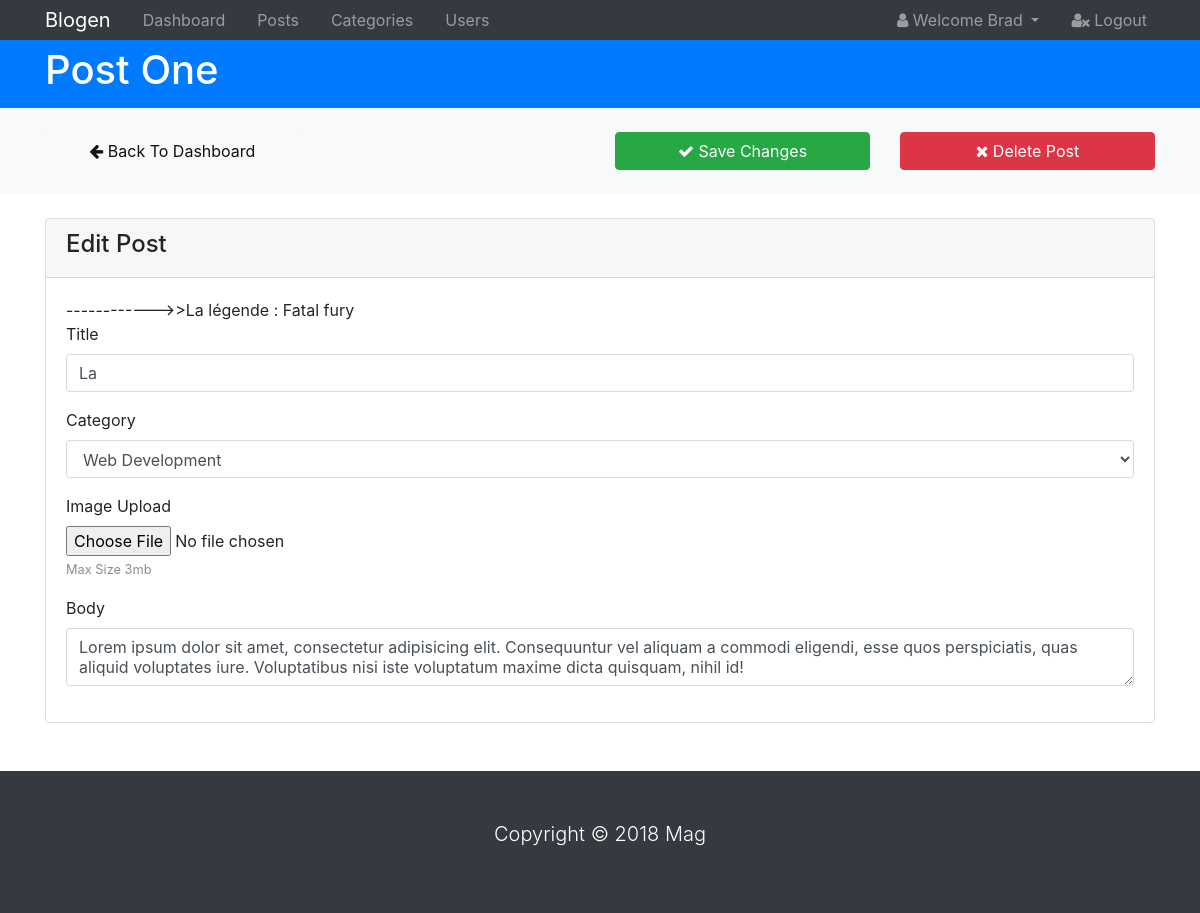
The app's page /admin/detailspost.php?idarticle=2, older data.
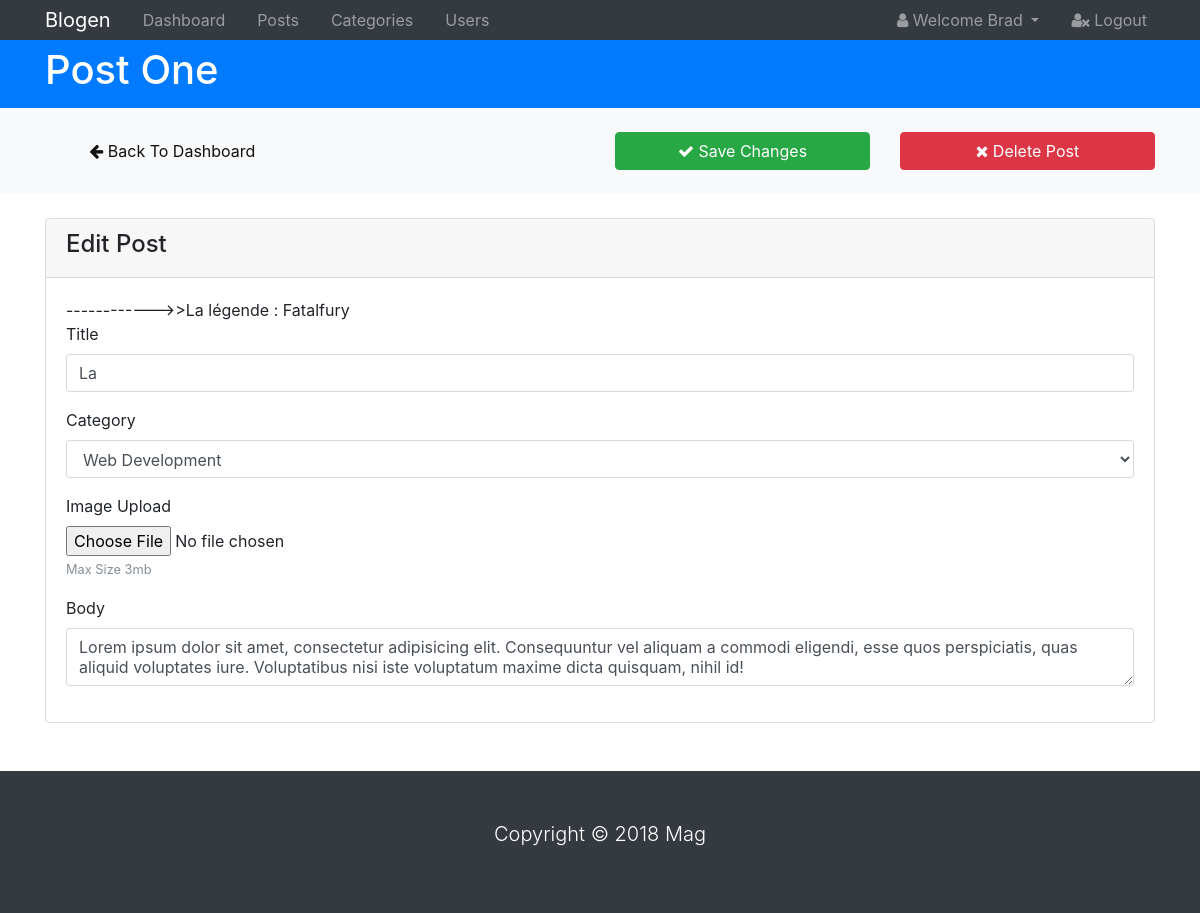
The same page, newer data.
### tables this page shows
CREATE TABLE `article` (
  `idarticle` int(11) NOT NULL,
  `titre` varchar(150) DEFAULT NULL,
  `introtxt` varchar(100) NOT NULL,
  `contenutxt` varchar(1000) DEFAULT NULL,
  `contenuimage` varchar(1000) DEFAULT NULL,
  `afficher` int(11) DEFAULT NULL,
  `nbrlecture` int(11) DEFAULT NULL,
  `datecreation` timestamp NULL DEFAULT NULL,
  `idcategorie` int(11) DEFAULT NULL
);

### admin/detailspost.php (the view, shortened to what this page needs)
<!DOCTYPE html>
<html lang="fr">
<head>
  <link rel="stylesheet" href="css/font-awesome.min.css">
  <link rel="stylesheet" href="css/bootstrap.css">
  <link rel="stylesheet" href="css/style.css">
</head>
<body>
  <nav class="navbar navbar-expand-sm navbar-dark bg-dark p-0">
    <div class="container">
      <a href="index.html" class="navbar-brand">Blogen</a>
      <div class="collapse navbar-collapse" id="navbarNav">
        <ul class="navbar-nav">
          <li class="nav-item px-2">
            <a href="index.html" class="nav-link">Dashboard</a>
          </li>
          <li class="nav-item px-2">
            <a href="posts.html" class="nav-link">Posts</a>
          </li>
          <li class="nav-item px-2">
            <a href="categories.html" class="nav-link">Categories</a>
          </li>
          <li class="nav-item px-2">
            <a href="users.html" class="nav-link">Users</a>
          </li>
        </ul>
        <ul class="navbar-nav ml-auto">
          <li class="nav-item dropdown mr-3">
            <a href="#" class="nav-link dropdown-toggle" data-toggle="dropdown">
              <i class="fa fa-user"></i> Welcome Brad
            </a>
          </li>
          <li class="nav-item">
            <a href="login.html" class="nav-link">
              <i class="fa fa-user-times"></i> Logout
            </a>
          </li>
        </ul>
      </div>
    </div>
  </nav>
  <header id="main-header" class="py-2 bg-primary text-white">
    <div class="container">
      <div class="row">
        <div class="col-md-6">
          <h1> Post One</h1>
        </div>
      </div>
    </div>
  </header>
  <section id="action" class="py-4 mb-4 bg-light">
    <div class="container">
      <div class="row">
        <div class="col-md-3 mr-auto">
          <a href="index.php" class="btn btn-light btn-block">
            <i class="fa fa-arrow-left"></i> Back To Dashboard
          </a>
        </div>
        <div class="col-md-3">
          <a href="#" class="btn btn-success btn-block">
            <i class="fa fa-check"></i> Save Changes
          </a>
        </div>
        <div class="col-md-3">
          <a href="#" class="btn btn-danger btn-block">
            <i class="fa fa-remove"></i> Delete Post
          </a>
        </div>
      </div>
    </div>
  </section>
  <section id="posts">
    <div class="container">
      <div class="row">
        <div class="col">
          <div class="card">
            <div class="card-header">
              <h4>Edit Post</h4>
            </div>
            <div class="card-body">
			  <?php
             $idarticle=$_GET['idarticle'];
			   $sqlarticleedit="select * from article where idarticle=$idarticle";
				$resultarticleedit = mysql_query($sqlarticleedit);
				while($data = mysql_fetch_assoc($resultarticleedit)) {
				echo "------------>>".$data["titre"];
				echo" <form>
                <div class=\"form-group\">
                  <label for=\"title\">Title</label>
                  <input type=\"text\" class=\"form-control\" value=".$data["titre"].">
                </div>";
				echo "<div class=\"form-group\">
                  <label for=\"title\">Category</label>
                  <select class=\"form-control\">
                    <option value=\"\">Web Development</option>
                    <option value=\"\">Tech Gadgets</option>
                    <option value=\"\">Business11</option>
                    <option value=\"\">Health & Wellness</option>
                  </select>
                </div>
                <div class=\"form-group\">
                  <label for=\"file\">Image Upload</label>
                  <input type=\"file\" class=\"form-control-file\">
                  <small class=\"form-text text-muted\">Max Size 3mb</small>
                </div>
                <div class=\"form-group\">
                  <label for=\"body\">Body</label>
                  <textarea name=\"editor1\" class=\"form-control\">Lorem ipsum dolor sit amet, consectetur adipisicing elit. Consequuntur vel aliquam a commodi eligendi, esse quos perspiciatis, quas aliquid voluptates iure. Voluptatibus nisi iste voluptatum maxime dicta quisquam, nihil id!</textarea>
                </div>
              </form>";
				}
				?>
		   </div>
          </div>
        </div>
      </div>
    </div>
  </section>
  <footer id="main-footer" class="bg-dark text-white mt-5 p-5">
    <div class="conatiner">
      <div class="row">
        <div class="col">
          <p class="lead text-center">Copyright &copy; 2018 Mag</p>
        </div>
      </div>
    </div>
  </footer>
</body>
</html>

Row changes from the older to the newer data that the page shows:
changed article: titre "La légende : Fatal fury" → "La légende : Fatalfury"
